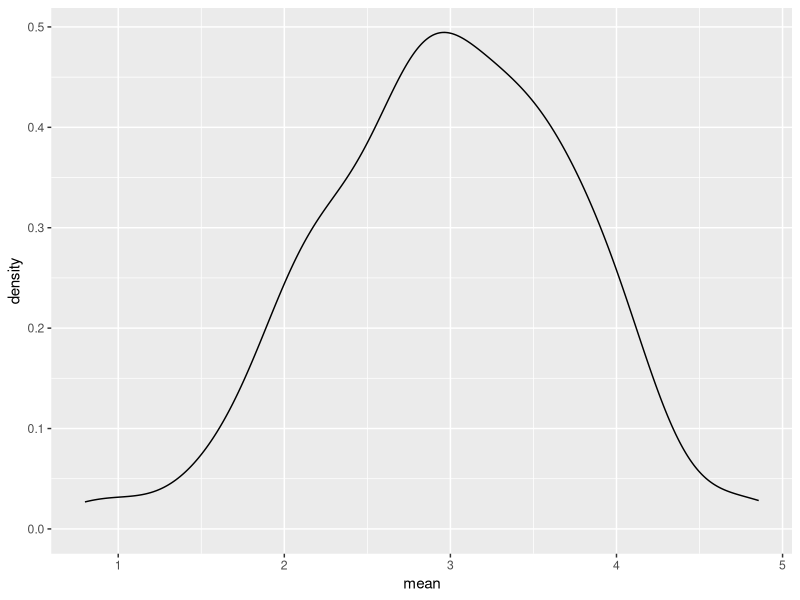
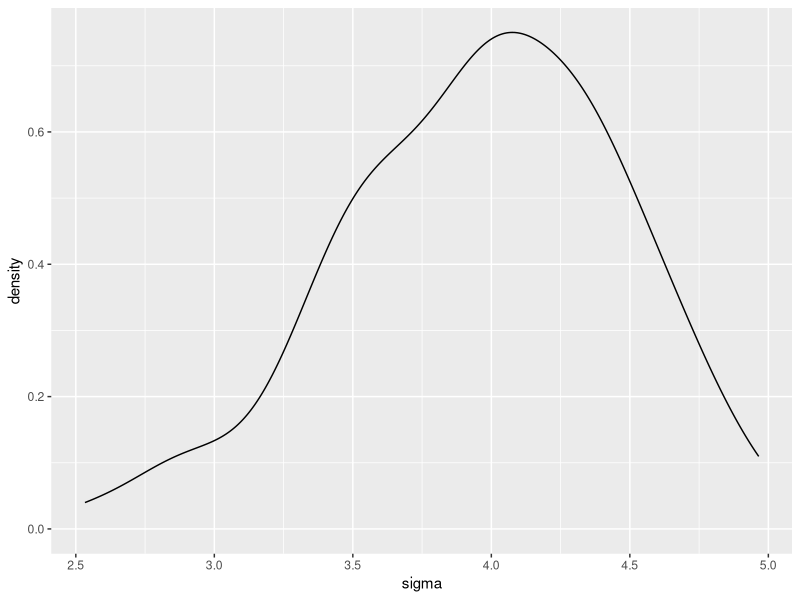

Write the R code that produced these figures, in order.
## ---- chunk 1
library(tidyverse)
set.seed(1)
## ---- chunk 2
sim_mean_sd = function(n, mu = 3, sigma = 4) {
  
  sim_data = tibble(
    x = rnorm(n, mean = mu, sd = sigma) #generate data from normal distribution
  )
  
  sim_data %>% 
    summarize(
      mean = mean(x),
      sigma = sd(x)
    )
}
## ---- chunk 3
sim_mean_sd(30)
## ---- chunk 4
output = vector("list",length = 100)
for (i in 1:100){
  output[[i]] = sim_mean_sd(30)
}

bind_rows(output)
## ---- chunk 5
sim_results = 
  rerun(100, sim_mean_sd(30)) %>% 
  bind_rows()
## ---- chunk 6
sim_results %>% 
  ggplot(aes(x = mean)) + geom_density()

sim_results %>% 
  summarise(
    avg_samp_mean = mean(mean),
    sd_samp_mean = sd(mean)
  )

sim_results %>% 
  ggplot(aes(x = sigma)) + geom_density()
